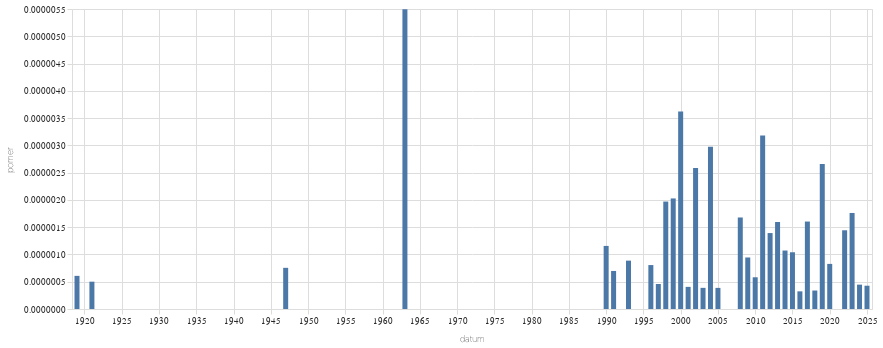

The notebook cell this image was saved under:
### Code cell
alt.Chart(
    vyvoj_veseli.to_pandas(),
    width=800
).mark_bar(
).encode(
    alt.X("datum:T"),
    alt.Y("pomer:Q")
)

### Figure 1 — Vega-Lite specification as saved in the notebook (floating-point values rounded to 4 significant figures)
{"config": {"title": {"font": "Noticia Text", "fontSize": 11.5, "anchor": "start", "lineHeight": 19, "fontWeight": "bolder", "subtitleFont": "Noticia Text", "subtitleFontSize": 10, "subtitleLineHeight": 15, "subtitlePadding": 10, "dy": -10, "color": "#292829", "subtitleColor": "#292829"}, "axis": {"labelFont": "Asap", "titleFont": "Asap", "fontWeight": "lighter", "titleFontWeight": "lighter", "labelFontSize": 9, "titleFontSize": 9, "labelPadding": 2, "titlePadding": 9, "domainOpacity": 0, "tickColor": "#DCDDD6", "labelColor": "#292829"}, "legend": {"labelFont": "Asap", "labelFontWeight": "normal", "titleFont": "Asap", "titleFontWeight": "normal", "labelFontSize": 9, "titleFontSize": 9, "labelColor": "#292829"}}, "data": {"name": "data-3969f74d0481334709df858eff979942"}, "mark": {"type": "bar"}, "encoding": {"x": {"field": "datum", "type": "temporal"}, "y": {"field": "pomer", "type": "quantitative"}}, "width": 800, "$schema": "https://vega.github.io/schema/vega-lite/v5.8.0.json", "datasets": {"data-3969f74d0481334709df858eff979942": [{"datum": "1919-01-01T00:00:00", "text": 1, "pocet_slov": 1646076, "pomer": 6.075e-07}, {"datum": "1921-01-01T00:00:00", "text": 1, "pocet_slov": 1996261, "pomer": 5.009e-07}, {"datum": "1947-01-01T00:00:00", "text": 1, "pocet_slov": 1324837, "pomer": 7.548e-07}, {"datum": "1963-01-01T00:00:00", "text": 1, "pocet_slov": 182036, "pomer": 5.493e-06}, {"datum": "1990-01-01T00:00:00", "text": 1, "pocet_slov": 864724, "pomer": 1.156e-06}, {"datum": "1991-01-01T00:00:00", "text": 1, "pocet_slov": 1433946, "pomer": 6.974e-07}, {"datum": "1993-01-01T00:00:00", "text": 1, "pocet_slov": 1127738, "pomer": 8.867e-07}, {"datum": "1996-01-01T00:00:00", "text": 1, "pocet_slov": 1241412, "pomer": 8.055e-07}, {"datum": "1997-01-01T00:00:00", "text": 1, "pocet_slov": 2180302, "pomer": 4.587e-07}, {"datum": "1998-01-01T00:00:00", "text": 3, "pocet_slov": 1523146, "pomer": 1.97e-06}, {"datum": "1999-01-01T00:00:00", "text": 5, "pocet_slov": 2466687, "pomer": 2.027e-06}, {"datum": "2000-01-01T00:00:00", "text": 9, "pocet_slov": 2486033, "pomer": 3.62e-06}, {"datum": "2001-01-01T00:00:00", "text": 1, "pocet_slov": 2464089, "pomer": 4.058e-07}, {"datum": "2002-01-01T00:00:00", "text": 5, "pocet_slov": 1933522, "pomer": 2.586e-06}, {"datum": "2003-01-01T00:00:00", "text": 1, "pocet_slov": 2579919, "pomer": 3.876e-07}, {"datum": "2004-01-01T00:00:00", "text": 7, "pocet_slov": 2353526, "pomer": 2.974e-06}, {"datum": "2005-01-01T00:00:00", "text": 1, "pocet_slov": 2584657, "pomer": 3.869e-07}, {"datum": "2008-01-01T00:00:00", "text": 3, "pocet_slov": 1787996, "pomer": 1.678e-06}, {"datum": "2009-01-01T00:00:00", "text": 2, "pocet_slov": 2117438, "pomer": 9.445e-07}, {"datum": "2010-01-01T00:00:00", "text": 1, "pocet_slov": 1719280, "pomer": 5.816e-07}, {"datum": "2011-01-01T00:00:00", "text": 8, "pocet_slov": 2513768, "pomer": 3.182e-06}, {"datum": "2012-01-01T00:00:00", "text": 3, "pocet_slov": 2154889, "pomer": 1.392e-06}, {"datum": "2013-01-01T00:00:00", "text": 2, "pocet_slov": 1254044, "pomer": 1.595e-06}, {"datum": "2014-01-01T00:00:00", "text": 3, "pocet_slov": 2798380, "pomer": 1.072e-06}, {"datum": "2015-01-01T00:00:00", "text": 3, "pocet_slov": 2883872, "pomer": 1.04e-06}, {"datum": "2016-01-01T00:00:00", "text": 1, "pocet_slov": 3089201, "pomer": 3.237e-07}, {"datum": "2017-01-01T00:00:00", "text": 4, "pocet_slov": 2494601, "pomer": 1.603e-06}, {"datum": "2018-01-01T00:00:00", "text": 1, "pocet_slov": 2950787, "pomer": 3.389e-07}, {"datum": "2019-01-01T00:00:00", "text": 9, "pocet_slov": 3386383, "pomer": 2.658e-06}, {"datum": "2020-01-01T00:00:00", "text": 3, "pocet_slov": 3628531, "pomer": 8.268e-07}, {"datum": "2022-01-01T00:00:00", "text": 6, "pocet_slov": 4157177, "pomer": 1.443e-06}, {"datum": "2023-01-01T00:00:00", "text": 8, "pocet_slov": 4543956, "pomer": 1.761e-06}, {"datum": "2024-01-01T00:00:00", "text": 2, "pocet_slov": 4476719, "pomer": 4.468e-07}, {"datum": "2025-01-01T00:00:00", "text": 1, "pocet_slov": 2343062, "pomer": 4.268e-07}]}}
